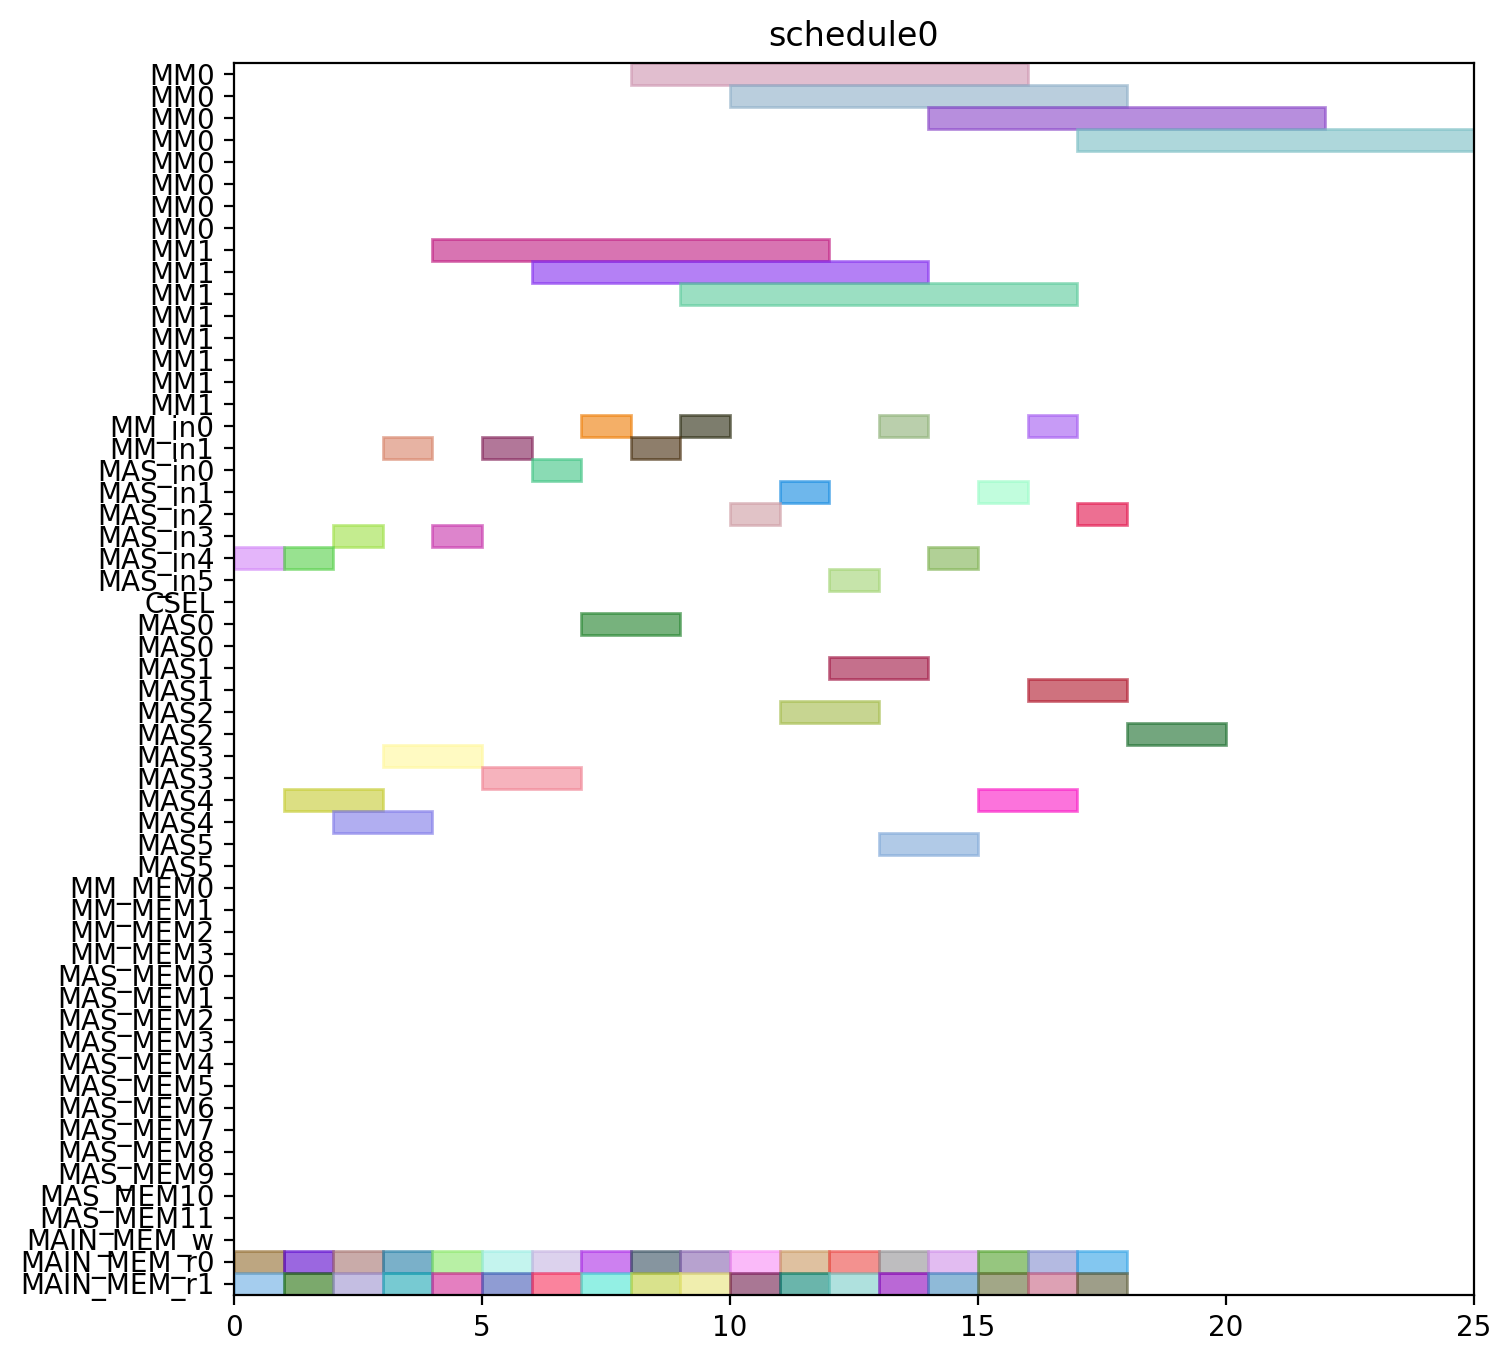

Write Python code to recreate this figure.
from pyschedule import Scenario, solvers, plotters, alt


def solve():
	horizon = 120
	S = Scenario("schedule0", horizon=horizon)

	# resource
	MM = S.Resources('MM', num=2, size=8)
	MM_in = S.Resources('MM_in', num=2)
	MAS_in = S.Resources('MAS_in', num=6)
	CSEL = S.Resource('CSEL')
	MAS = S.Resources('MAS', num=6, size=2, periods=range(1, horizon))
	MM_MEM = S.Resources('MM_MEM', num=4)
	MAS_MEM = S.Resources('MAS_MEM', num=12)
	MAIN_MEM_w = S.Resource('MAIN_MEM_w', size=1)
	MAIN_MEM_r = S.Resources('MAIN_MEM_r', num=2)

	# result of previous scheduling

	# new tasks
	t0_t0 = S.Task('t0_t0', length=2, delay_cost=1)
	t0_t0 += alt(MAS)
	t0_t0_in = S.Task('t0_t0_in', length=1, delay_cost=1)
	t0_t0_in += alt(MAS_in)
	S += t0_t0_in*MAS_in[0]<=t0_t0*MAS[0]

	S += t0_t0_in*MAS_in[1]<=t0_t0*MAS[1]

	S += t0_t0_in*MAS_in[2]<=t0_t0*MAS[2]

	S += t0_t0_in*MAS_in[3]<=t0_t0*MAS[3]

	S += t0_t0_in*MAS_in[4]<=t0_t0*MAS[4]

	S += t0_t0_in*MAS_in[5]<=t0_t0*MAS[5]

	t0_t0_mem0 = S.Task('t0_t0_mem0', length=1, delay_cost=1)
	t0_t0_mem0 += MAIN_MEM_r[0]
	S += t0_t0_mem0 <= t0_t0

	t0_t0_mem1 = S.Task('t0_t0_mem1', length=1, delay_cost=1)
	t0_t0_mem1 += MAIN_MEM_r[1]
	S += t0_t0_mem1 <= t0_t0

	t0_t1 = S.Task('t0_t1', length=2, delay_cost=1)
	t0_t1 += alt(MAS)
	t0_t1_in = S.Task('t0_t1_in', length=1, delay_cost=1)
	t0_t1_in += alt(MAS_in)
	S += t0_t1_in*MAS_in[0]<=t0_t1*MAS[0]

	S += t0_t1_in*MAS_in[1]<=t0_t1*MAS[1]

	S += t0_t1_in*MAS_in[2]<=t0_t1*MAS[2]

	S += t0_t1_in*MAS_in[3]<=t0_t1*MAS[3]

	S += t0_t1_in*MAS_in[4]<=t0_t1*MAS[4]

	S += t0_t1_in*MAS_in[5]<=t0_t1*MAS[5]

	t0_t1_mem0 = S.Task('t0_t1_mem0', length=1, delay_cost=1)
	t0_t1_mem0 += MAIN_MEM_r[0]
	S += t0_t1_mem0 <= t0_t1

	t0_t1_mem1 = S.Task('t0_t1_mem1', length=1, delay_cost=1)
	t0_t1_mem1 += MAIN_MEM_r[1]
	S += t0_t1_mem1 <= t0_t1

	t0_t3 = S.Task('t0_t3', length=8, delay_cost=1)
	t0_t3 += alt(MM)
	t0_t3_in = S.Task('t0_t3_in', length=1, delay_cost=1)
	t0_t3_in += alt(MM_in)
	S += t0_t3_in*MM_in[0]<=t0_t3*MM[0]
	S += t0_t3_in*MM_in[1]<=t0_t3*MM[1]
	t0_t3_mem0 = S.Task('t0_t3_mem0', length=1, delay_cost=1)
	t0_t3_mem0 += MAIN_MEM_r[0]
	S += t0_t3_mem0 <= t0_t3

	t0_t3_mem1 = S.Task('t0_t3_mem1', length=1, delay_cost=1)
	t0_t3_mem1 += MAIN_MEM_r[1]
	S += t0_t3_mem1 <= t0_t3

	t1_t0 = S.Task('t1_t0', length=2, delay_cost=1)
	t1_t0 += alt(MAS)
	t1_t0_in = S.Task('t1_t0_in', length=1, delay_cost=1)
	t1_t0_in += alt(MAS_in)
	S += t1_t0_in*MAS_in[0]<=t1_t0*MAS[0]

	S += t1_t0_in*MAS_in[1]<=t1_t0*MAS[1]

	S += t1_t0_in*MAS_in[2]<=t1_t0*MAS[2]

	S += t1_t0_in*MAS_in[3]<=t1_t0*MAS[3]

	S += t1_t0_in*MAS_in[4]<=t1_t0*MAS[4]

	S += t1_t0_in*MAS_in[5]<=t1_t0*MAS[5]

	t1_t0_mem0 = S.Task('t1_t0_mem0', length=1, delay_cost=1)
	t1_t0_mem0 += MAIN_MEM_r[0]
	S += t1_t0_mem0 <= t1_t0

	t1_t0_mem1 = S.Task('t1_t0_mem1', length=1, delay_cost=1)
	t1_t0_mem1 += MAIN_MEM_r[1]
	S += t1_t0_mem1 <= t1_t0

	t1_t1 = S.Task('t1_t1', length=2, delay_cost=1)
	t1_t1 += alt(MAS)
	t1_t1_in = S.Task('t1_t1_in', length=1, delay_cost=1)
	t1_t1_in += alt(MAS_in)
	S += t1_t1_in*MAS_in[0]<=t1_t1*MAS[0]

	S += t1_t1_in*MAS_in[1]<=t1_t1*MAS[1]

	S += t1_t1_in*MAS_in[2]<=t1_t1*MAS[2]

	S += t1_t1_in*MAS_in[3]<=t1_t1*MAS[3]

	S += t1_t1_in*MAS_in[4]<=t1_t1*MAS[4]

	S += t1_t1_in*MAS_in[5]<=t1_t1*MAS[5]

	t1_t1_mem0 = S.Task('t1_t1_mem0', length=1, delay_cost=1)
	t1_t1_mem0 += MAIN_MEM_r[0]
	S += t1_t1_mem0 <= t1_t1

	t1_t1_mem1 = S.Task('t1_t1_mem1', length=1, delay_cost=1)
	t1_t1_mem1 += MAIN_MEM_r[1]
	S += t1_t1_mem1 <= t1_t1

	t1_t3 = S.Task('t1_t3', length=8, delay_cost=1)
	t1_t3 += alt(MM)
	t1_t3_in = S.Task('t1_t3_in', length=1, delay_cost=1)
	t1_t3_in += alt(MM_in)
	S += t1_t3_in*MM_in[0]<=t1_t3*MM[0]
	S += t1_t3_in*MM_in[1]<=t1_t3*MM[1]
	t1_t3_mem0 = S.Task('t1_t3_mem0', length=1, delay_cost=1)
	t1_t3_mem0 += MAIN_MEM_r[0]
	S += t1_t3_mem0 <= t1_t3

	t1_t3_mem1 = S.Task('t1_t3_mem1', length=1, delay_cost=1)
	t1_t3_mem1 += MAIN_MEM_r[1]
	S += t1_t3_mem1 <= t1_t3

	t2_t2 = S.Task('t2_t2', length=2, delay_cost=1)
	t2_t2 += alt(MAS)
	t2_t2_in = S.Task('t2_t2_in', length=1, delay_cost=1)
	t2_t2_in += alt(MAS_in)
	S += t2_t2_in*MAS_in[0]<=t2_t2*MAS[0]

	S += t2_t2_in*MAS_in[1]<=t2_t2*MAS[1]

	S += t2_t2_in*MAS_in[2]<=t2_t2*MAS[2]

	S += t2_t2_in*MAS_in[3]<=t2_t2*MAS[3]

	S += t2_t2_in*MAS_in[4]<=t2_t2*MAS[4]

	S += t2_t2_in*MAS_in[5]<=t2_t2*MAS[5]

	t2_t2_mem0 = S.Task('t2_t2_mem0', length=1, delay_cost=1)
	t2_t2_mem0 += MAIN_MEM_r[0]
	S += t2_t2_mem0 <= t2_t2

	t2_t2_mem1 = S.Task('t2_t2_mem1', length=1, delay_cost=1)
	t2_t2_mem1 += MAIN_MEM_r[1]
	S += t2_t2_mem1 <= t2_t2

	t5_t0 = S.Task('t5_t0', length=8, delay_cost=1)
	t5_t0 += alt(MM)
	t5_t0_in = S.Task('t5_t0_in', length=1, delay_cost=1)
	t5_t0_in += alt(MM_in)
	S += t5_t0_in*MM_in[0]<=t5_t0*MM[0]
	S += t5_t0_in*MM_in[1]<=t5_t0*MM[1]
	t5_t0_mem0 = S.Task('t5_t0_mem0', length=1, delay_cost=1)
	t5_t0_mem0 += MAIN_MEM_r[0]
	S += t5_t0_mem0 <= t5_t0

	t5_t0_mem1 = S.Task('t5_t0_mem1', length=1, delay_cost=1)
	t5_t0_mem1 += MAIN_MEM_r[1]
	S += t5_t0_mem1 <= t5_t0

	t5_t1 = S.Task('t5_t1', length=8, delay_cost=1)
	t5_t1 += alt(MM)
	t5_t1_in = S.Task('t5_t1_in', length=1, delay_cost=1)
	t5_t1_in += alt(MM_in)
	S += t5_t1_in*MM_in[0]<=t5_t1*MM[0]
	S += t5_t1_in*MM_in[1]<=t5_t1*MM[1]
	t5_t1_mem0 = S.Task('t5_t1_mem0', length=1, delay_cost=1)
	t5_t1_mem0 += MAIN_MEM_r[0]
	S += t5_t1_mem0 <= t5_t1

	t5_t1_mem1 = S.Task('t5_t1_mem1', length=1, delay_cost=1)
	t5_t1_mem1 += MAIN_MEM_r[1]
	S += t5_t1_mem1 <= t5_t1

	t5_t2 = S.Task('t5_t2', length=2, delay_cost=1)
	t5_t2 += alt(MAS)
	t5_t2_in = S.Task('t5_t2_in', length=1, delay_cost=1)
	t5_t2_in += alt(MAS_in)
	S += t5_t2_in*MAS_in[0]<=t5_t2*MAS[0]

	S += t5_t2_in*MAS_in[1]<=t5_t2*MAS[1]

	S += t5_t2_in*MAS_in[2]<=t5_t2*MAS[2]

	S += t5_t2_in*MAS_in[3]<=t5_t2*MAS[3]

	S += t5_t2_in*MAS_in[4]<=t5_t2*MAS[4]

	S += t5_t2_in*MAS_in[5]<=t5_t2*MAS[5]

	t5_t2_mem0 = S.Task('t5_t2_mem0', length=1, delay_cost=1)
	t5_t2_mem0 += MAIN_MEM_r[0]
	S += t5_t2_mem0 <= t5_t2

	t5_t2_mem1 = S.Task('t5_t2_mem1', length=1, delay_cost=1)
	t5_t2_mem1 += MAIN_MEM_r[1]
	S += t5_t2_mem1 <= t5_t2

	t5_t3 = S.Task('t5_t3', length=2, delay_cost=1)
	t5_t3 += alt(MAS)
	t5_t3_in = S.Task('t5_t3_in', length=1, delay_cost=1)
	t5_t3_in += alt(MAS_in)
	S += t5_t3_in*MAS_in[0]<=t5_t3*MAS[0]

	S += t5_t3_in*MAS_in[1]<=t5_t3*MAS[1]

	S += t5_t3_in*MAS_in[2]<=t5_t3*MAS[2]

	S += t5_t3_in*MAS_in[3]<=t5_t3*MAS[3]

	S += t5_t3_in*MAS_in[4]<=t5_t3*MAS[4]

	S += t5_t3_in*MAS_in[5]<=t5_t3*MAS[5]

	t5_t3_mem0 = S.Task('t5_t3_mem0', length=1, delay_cost=1)
	t5_t3_mem0 += MAIN_MEM_r[0]
	S += t5_t3_mem0 <= t5_t3

	t5_t3_mem1 = S.Task('t5_t3_mem1', length=1, delay_cost=1)
	t5_t3_mem1 += MAIN_MEM_r[1]
	S += t5_t3_mem1 <= t5_t3

	t7_t0 = S.Task('t7_t0', length=2, delay_cost=1)
	t7_t0 += alt(MAS)
	t7_t0_in = S.Task('t7_t0_in', length=1, delay_cost=1)
	t7_t0_in += alt(MAS_in)
	S += t7_t0_in*MAS_in[0]<=t7_t0*MAS[0]

	S += t7_t0_in*MAS_in[1]<=t7_t0*MAS[1]

	S += t7_t0_in*MAS_in[2]<=t7_t0*MAS[2]

	S += t7_t0_in*MAS_in[3]<=t7_t0*MAS[3]

	S += t7_t0_in*MAS_in[4]<=t7_t0*MAS[4]

	S += t7_t0_in*MAS_in[5]<=t7_t0*MAS[5]

	t7_t0_mem0 = S.Task('t7_t0_mem0', length=1, delay_cost=1)
	t7_t0_mem0 += MAIN_MEM_r[0]
	S += t7_t0_mem0 <= t7_t0

	t7_t0_mem1 = S.Task('t7_t0_mem1', length=1, delay_cost=1)
	t7_t0_mem1 += MAIN_MEM_r[1]
	S += t7_t0_mem1 <= t7_t0

	t7_t1 = S.Task('t7_t1', length=2, delay_cost=1)
	t7_t1 += alt(MAS)
	t7_t1_in = S.Task('t7_t1_in', length=1, delay_cost=1)
	t7_t1_in += alt(MAS_in)
	S += t7_t1_in*MAS_in[0]<=t7_t1*MAS[0]

	S += t7_t1_in*MAS_in[1]<=t7_t1*MAS[1]

	S += t7_t1_in*MAS_in[2]<=t7_t1*MAS[2]

	S += t7_t1_in*MAS_in[3]<=t7_t1*MAS[3]

	S += t7_t1_in*MAS_in[4]<=t7_t1*MAS[4]

	S += t7_t1_in*MAS_in[5]<=t7_t1*MAS[5]

	t7_t1_mem0 = S.Task('t7_t1_mem0', length=1, delay_cost=1)
	t7_t1_mem0 += MAIN_MEM_r[0]
	S += t7_t1_mem0 <= t7_t1

	t7_t1_mem1 = S.Task('t7_t1_mem1', length=1, delay_cost=1)
	t7_t1_mem1 += MAIN_MEM_r[1]
	S += t7_t1_mem1 <= t7_t1

	t7_t3 = S.Task('t7_t3', length=8, delay_cost=1)
	t7_t3 += alt(MM)
	t7_t3_in = S.Task('t7_t3_in', length=1, delay_cost=1)
	t7_t3_in += alt(MM_in)
	S += t7_t3_in*MM_in[0]<=t7_t3*MM[0]
	S += t7_t3_in*MM_in[1]<=t7_t3*MM[1]
	t7_t3_mem0 = S.Task('t7_t3_mem0', length=1, delay_cost=1)
	t7_t3_mem0 += MAIN_MEM_r[0]
	S += t7_t3_mem0 <= t7_t3

	t7_t3_mem1 = S.Task('t7_t3_mem1', length=1, delay_cost=1)
	t7_t3_mem1 += MAIN_MEM_r[1]
	S += t7_t3_mem1 <= t7_t3

	t10_t0 = S.Task('t10_t0', length=8, delay_cost=1)
	t10_t0 += alt(MM)
	t10_t0_in = S.Task('t10_t0_in', length=1, delay_cost=1)
	t10_t0_in += alt(MM_in)
	S += t10_t0_in*MM_in[0]<=t10_t0*MM[0]
	S += t10_t0_in*MM_in[1]<=t10_t0*MM[1]
	t10_t0_mem0 = S.Task('t10_t0_mem0', length=1, delay_cost=1)
	t10_t0_mem0 += MAIN_MEM_r[0]
	S += t10_t0_mem0 <= t10_t0

	t10_t0_mem1 = S.Task('t10_t0_mem1', length=1, delay_cost=1)
	t10_t0_mem1 += MAIN_MEM_r[1]
	S += t10_t0_mem1 <= t10_t0

	t10_t1 = S.Task('t10_t1', length=8, delay_cost=1)
	t10_t1 += alt(MM)
	t10_t1_in = S.Task('t10_t1_in', length=1, delay_cost=1)
	t10_t1_in += alt(MM_in)
	S += t10_t1_in*MM_in[0]<=t10_t1*MM[0]
	S += t10_t1_in*MM_in[1]<=t10_t1*MM[1]
	t10_t1_mem0 = S.Task('t10_t1_mem0', length=1, delay_cost=1)
	t10_t1_mem0 += MAIN_MEM_r[0]
	S += t10_t1_mem0 <= t10_t1

	t10_t1_mem1 = S.Task('t10_t1_mem1', length=1, delay_cost=1)
	t10_t1_mem1 += MAIN_MEM_r[1]
	S += t10_t1_mem1 <= t10_t1

	t10_t2 = S.Task('t10_t2', length=2, delay_cost=1)
	t10_t2 += alt(MAS)
	t10_t2_in = S.Task('t10_t2_in', length=1, delay_cost=1)
	t10_t2_in += alt(MAS_in)
	S += t10_t2_in*MAS_in[0]<=t10_t2*MAS[0]

	S += t10_t2_in*MAS_in[1]<=t10_t2*MAS[1]

	S += t10_t2_in*MAS_in[2]<=t10_t2*MAS[2]

	S += t10_t2_in*MAS_in[3]<=t10_t2*MAS[3]

	S += t10_t2_in*MAS_in[4]<=t10_t2*MAS[4]

	S += t10_t2_in*MAS_in[5]<=t10_t2*MAS[5]

	t10_t2_mem0 = S.Task('t10_t2_mem0', length=1, delay_cost=1)
	t10_t2_mem0 += MAIN_MEM_r[0]
	S += t10_t2_mem0 <= t10_t2

	t10_t2_mem1 = S.Task('t10_t2_mem1', length=1, delay_cost=1)
	t10_t2_mem1 += MAIN_MEM_r[1]
	S += t10_t2_mem1 <= t10_t2

	t10_t3 = S.Task('t10_t3', length=2, delay_cost=1)
	t10_t3 += alt(MAS)
	t10_t3_in = S.Task('t10_t3_in', length=1, delay_cost=1)
	t10_t3_in += alt(MAS_in)
	S += t10_t3_in*MAS_in[0]<=t10_t3*MAS[0]

	S += t10_t3_in*MAS_in[1]<=t10_t3*MAS[1]

	S += t10_t3_in*MAS_in[2]<=t10_t3*MAS[2]

	S += t10_t3_in*MAS_in[3]<=t10_t3*MAS[3]

	S += t10_t3_in*MAS_in[4]<=t10_t3*MAS[4]

	S += t10_t3_in*MAS_in[5]<=t10_t3*MAS[5]

	t10_t3_mem0 = S.Task('t10_t3_mem0', length=1, delay_cost=1)
	t10_t3_mem0 += MAIN_MEM_r[0]
	S += t10_t3_mem0 <= t10_t3

	t10_t3_mem1 = S.Task('t10_t3_mem1', length=1, delay_cost=1)
	t10_t3_mem1 += MAIN_MEM_r[1]
	S += t10_t3_mem1 <= t10_t3

	solvers.mip.solve(S,msg=1,kind='CPLEX',ratio_gap=1.01)

	solution = [['hoge']*len(S.solution()[1]) for i in range(len(S.solution()))]
	for i in range(len(S.solution())):
		for j in range(len(S.solution()[i])):
			solution[i][j]=str(S.solution()[i][j])
	print(solution)

	cycles = int(solution[-1][3])

	pic_file_name = "/mnt/rose/usr1/fukuda/ABE/multiRAM_multiMAS_16mux/scheduling_result/stage8MM2_stage2MAS6/EP2_DBL_w_EVAL/schedule0.png"
	if(S.solution() != []):
		plotters.matplotlib.plot(S,img_filename=pic_file_name, show_task_labels=False, fig_size=(cycles*0.25+3, 8))

	return solution
